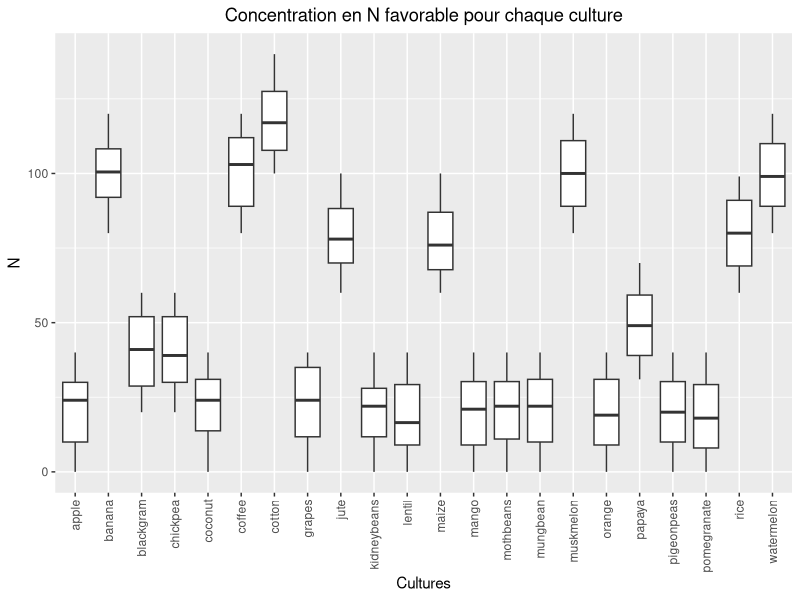
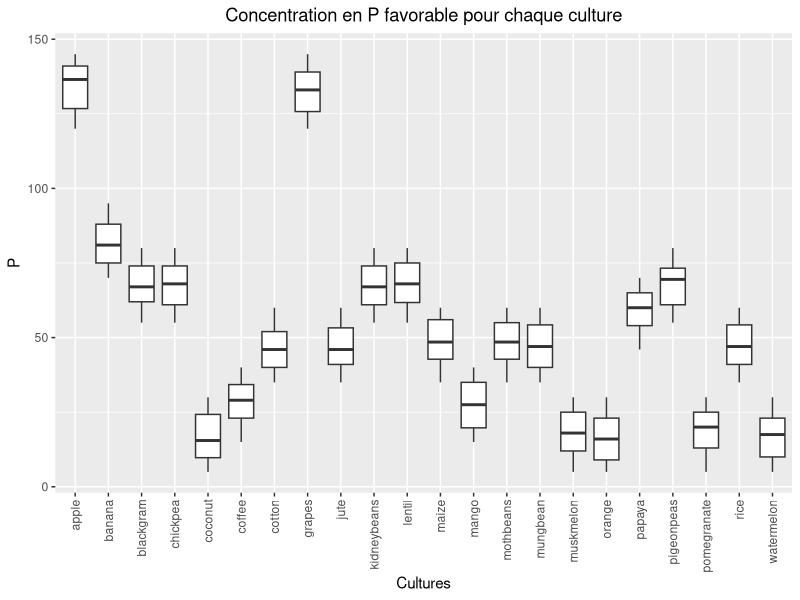
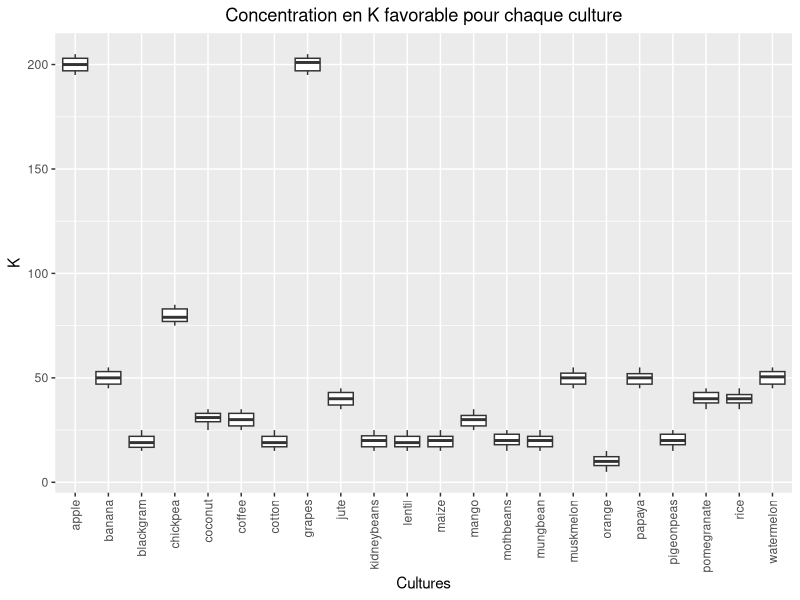
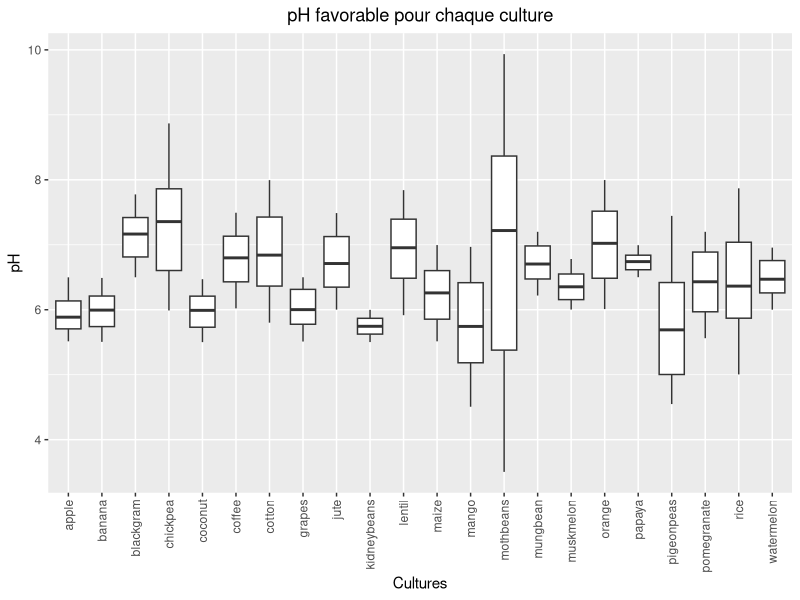
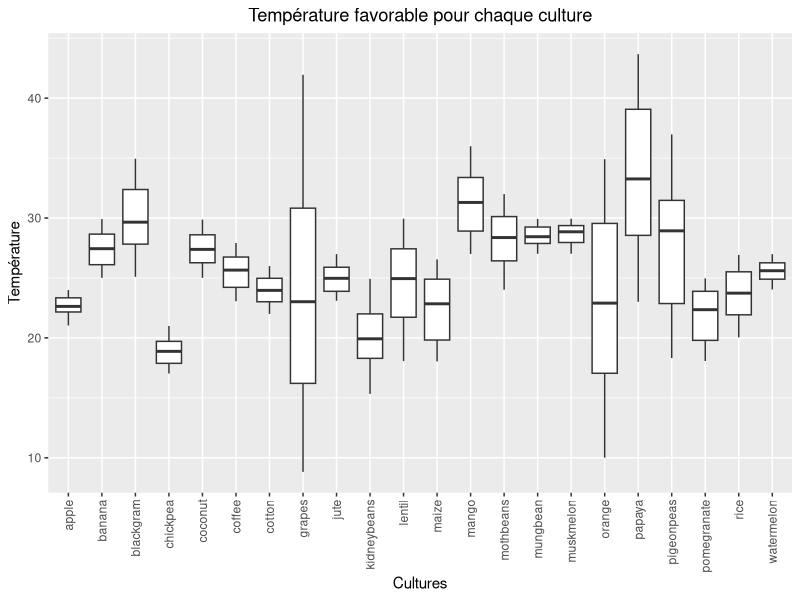
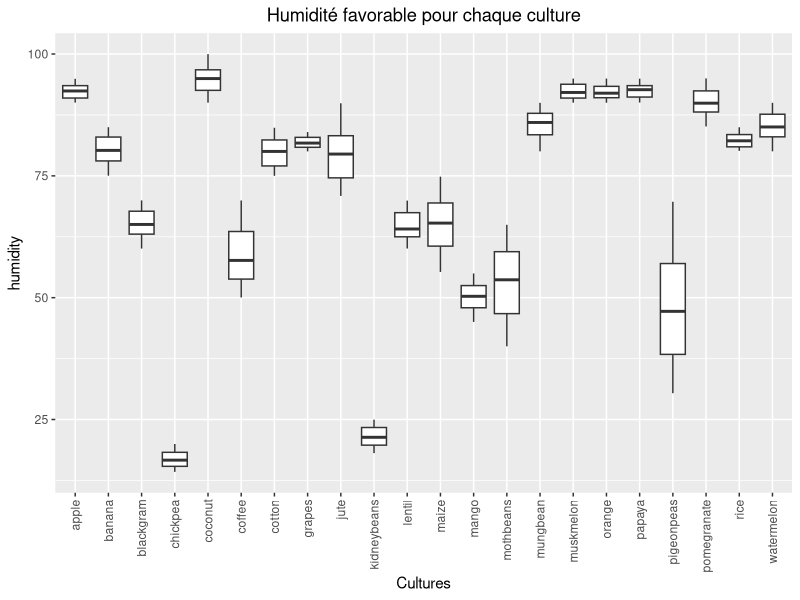
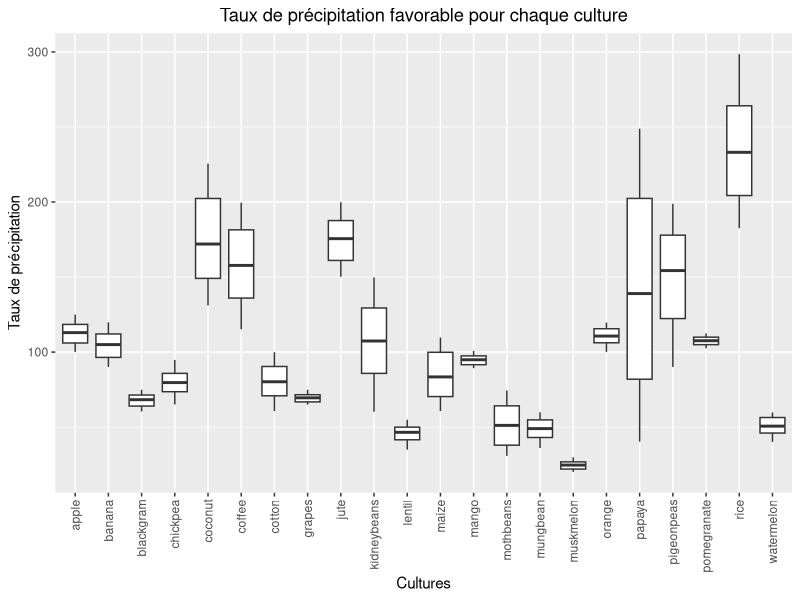
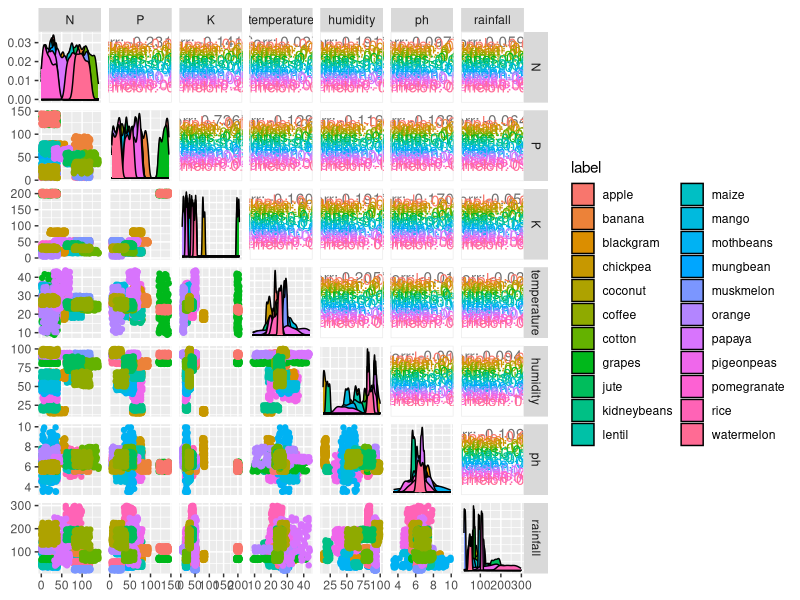

Here is the R script that generated these plots, in order: (Note: this script raises an error after producing the figures.)
## ---- chunk 1
dta <- read.table('Crop_recommendation.csv', sep = ';', header = TRUE, stringsAsFactors = TRUE)
summary(dta)
## ---- chunk 2
library(ggplot2)

ggplot(dta, aes(x = label, y = N)) +
  geom_boxplot() +
  theme(axis.text.x = element_text(angle = 90, vjust = 0.5, hjust=1)) +
  labs(title = "Concentration en N favorable pour chaque culture", x = "Cultures", y = "N") + 
  theme(plot.title = element_text(hjust = 0.5))

ggplot(dta, aes(x = label, y = P)) +
  geom_boxplot() +
  theme(axis.text.x = element_text(angle = 90, vjust = 0.5, hjust=1)) +
  labs(title = "Concentration en P favorable pour chaque culture", x = "Cultures", y = "P") + 
  theme(plot.title = element_text(hjust = 0.5))

ggplot(dta, aes(x = label, y = K)) +
  geom_boxplot() +
  theme(axis.text.x = element_text(angle = 90, vjust = 0.5, hjust=1)) +
  labs(title = "Concentration en K favorable pour chaque culture", x = "Cultures", y = "K") + 
  theme(plot.title = element_text(hjust = 0.5))

ggplot(dta, aes(x = label, y = ph)) +
  geom_boxplot() +
  theme(axis.text.x = element_text(angle = 90, vjust = 0.5, hjust=1)) +
  labs(title = "pH favorable pour chaque culture", x = "Cultures", y = "pH") + 
  theme(plot.title = element_text(hjust = 0.5))

ggplot(dta, aes(x = label, y = temperature)) +
  geom_boxplot() +
  theme(axis.text.x = element_text(angle = 90, vjust = 0.5, hjust=1)) +
  labs(title = "Température favorable pour chaque culture", x = "Cultures", y = "Température") +
  theme(plot.title = element_text(hjust = 0.5))

ggplot(dta, aes(x = label, y = humidity)) +
  geom_boxplot() +
  theme(axis.text.x = element_text(angle = 90, vjust = 0.5, hjust=1)) +
  labs(title = "Humidité favorable pour chaque culture", x = "Cultures", y = "humidity") +
  theme(plot.title = element_text(hjust = 0.5))

ggplot(dta, aes(x = label, y = rainfall)) +
  geom_boxplot() +
  theme(axis.text.x = element_text(angle = 90, vjust = 0.5, hjust=1)) +
  labs(title = "Taux de précipitation favorable pour chaque culture", x = "Cultures", y = "Taux de précipitation") +
  theme(plot.title = element_text(hjust = 0.5))
## ---- chunk 3
library(GGally)
p <- ggpairs(dta, columns = 1:7, 
             aes(color = label),     # Colorier par la variable label
             legend = 1)             # Activer la légende

# Ajouter la légende
p <- p + theme(legend.position = "right")  # Positionner la légende à droite

# Afficher le graphique avec légende
print(p)
## ---- chunk 4
require(FactoMineR)
resPCA2 <- PCA(dta[,-9], scale.unit = TRUE, quali.sup = 8)
plot(resPCA2,habillage=8,label="quali")
## ---- chunk 5
require(class)
require(caret)
trainIndex <- createDataPartition(dta$label, p = 0.75, list = FALSE)

data.train <- dta[trainIndex, ]
data.test <- dta[-trainIndex, ]

ctrl <- trainControl(method = "cv", number = 10) # 10-fold cross-validation

# Entraîner le modèle glm avec la validation croisée
glm_model <- train(label ~ ., data = data.train, method = "multinom", trControl = ctrl)

# Prédire
pred_glm <- predict(glm_model, newdata = data.test)

# Accuracy
conf_matrix <- confusionMatrix(pred_glm, data.test$label)
confusionMatrix(pred_glm, data.test$label)
accuracy <- conf_matrix$overall['Accuracy']
print(paste("Accuracy: ", accuracy))
## ---- chunk 6
# Obtenir l'importance des variables
importance <- varImp(glm_model, scale = FALSE)
print(importance)

## ---- chunk 7
library(nnet)
# choix du meilleur modèle
multinom_model <- multinom(label ~ ., data = data.train)

# Appliquer la sélection pas à pas avec step()
step_model <- step(multinom_model, direction = "both")

# Afficher un résumé du modèle final après la sélection
summary(step_model)

## ---- chunk 8

# Entraîner le nouveau modèle glm avec la validation croisée
glm_model_final <- train(label ~ P + K + humidity + rainfall, data = data.train, method = "multinom", trControl = ctrl)

# Prédire
pred_glm <- predict(glm_model_final, newdata = data.test)

# Accuracy
conf_matrix <- confusionMatrix(pred_glm, data.test$label)
confusionMatrix(pred_glm, data.test$label)
accuracy <- conf_matrix$overall['Accuracy']
print(paste("Accuracy: ", accuracy))

## ---- chunk 9
tuneGrid <- expand.grid(k = 1:20)

# Entraîner le modèle Knn avec la validation croisée
knn_model <- train(label ~ .,
                   data = data.train, 
                   method = "knn", 
                   tuneGrid = tuneGrid, ## test les valeurs de k de 1 à 20
                   trControl = ctrl)

# Meilleur k trouvé
best_k <- knn_model$bestTune
print(best_k)

# Prédire avec le meilleur modèle
pred_knn <- predict(knn_model, newdata = data.test)

# Accuracy
conf_matrix <- confusionMatrix(pred_knn, data.test$label)
confusionMatrix(pred_knn, data.test$label)
accuracy <- conf_matrix$overall['Accuracy']
accuracy
## ---- chunk 10
library (FactoMineR)

res_PCA <- PCA(dta[,-8], scale.unit = TRUE)

res_HCPC <- HCPC(res_PCA, nb.clust = 3) ## 3 clusters

dta2 <- dta
dta2$clust <- res_HCPC$data.clust$clust
table_clusters_label <- table(dta2$label, dta2$clust)
print(table_clusters_label)
## Cluster 1 = Banana, Coconut, Coffee, Cotton, Jute, Maize, Muskmelon, Orange, Papaya, Pomegrade, Rice, Watermelon
## Cluster 2 = Blackgram, Chickpea, Kidneybeans, Lentil, Mango, Mothbeans, Mungbean, Pigeonpeas
## Cluster 3 = Apple, Grapes

res_HCPC$desc.var$quanti$`1`
res_HCPC$desc.var$quanti$`2`
res_HCPC$desc.var$quanti$`3` 

resPCA2 <- PCA(dta[,-9], scale.unit = TRUE, quali.sup = 8)
plot(resPCA2,habillage=8,label="quali")
## ---- chunk 11
# Modèle de régression logistique

cultures_similaires <- c("coffee", "cotton", "maize", "rice", "jute")

filtered_test_data <- data.test[data.test$label %in% cultures_similaires, ]
filtered_test_data <- droplevels(filtered_test_data)

# Prédiction avec le sous-ensemble de culture
pred_glm_filtered <- predict(glm_model, newdata = filtered_test_data)

# Matrice de confusion et accuracy
pred_glm_filtered <- factor(pred_glm_filtered, levels = levels(filtered_test_data$label))
conf_matrix_filtered <- confusionMatrix(pred_glm_filtered, filtered_test_data$label)
print(conf_matrix_filtered)
accuracy_filtered <- conf_matrix_filtered$overall['Accuracy']

## avec le nouveau modèle

# Prédiction avec le sous-ensemble de culture
pred_glm_filtered <- predict(glm_model_final, newdata = filtered_test_data)

# Matrice de confusion et accuracy
pred_glm_filtered <- factor(pred_glm_filtered, levels = levels(filtered_test_data$label))
conf_matrix_filtered <- confusionMatrix(pred_glm_filtered, filtered_test_data$label)
print(conf_matrix_filtered)
accuracy_filtered <- conf_matrix_filtered$overall['Accuracy']
accuracy_filtered

## ---- chunk 12

# Modèle KNN

cultures_similaires <- c("coffee", "cotton", "maize", "rice", "jute")

filtered_test_data <- data.test[data.test$label %in% cultures_similaires, ]
filtered_test_data <- droplevels(filtered_test_data)

# Prédiction avec le sous-ensemble de culture
pred_knn_filtered <- predict(knn_model, newdata = filtered_test_data)

# Matrice de confusion et accuracy
pred_knn_filtered <- factor(pred_knn_filtered, levels = levels(filtered_test_data$label))
conf_matrix_filtered <- confusionMatrix(pred_knn_filtered, filtered_test_data$label)
print(conf_matrix_filtered)
accuracy_filtered <- conf_matrix_filtered$overall['Accuracy']

# Modèle Random Forest sur python
## ---- chunk 13
# Modèle de régression logistique

cultures_similaires <- c("banana", "lentil", "apple", "mango", "chickpea")

filtered_test_data <- data.test[data.test$label %in% cultures_similaires, ]
filtered_test_data <- droplevels(filtered_test_data)

# Prédiction avec le sous-ensemble de culture
pred_glm_filtered <- predict(glm_model, newdata = filtered_test_data)

# Matrice de confusion et accuracy
pred_glm_filtered <- factor(pred_glm_filtered, levels = levels(filtered_test_data$label))
conf_matrix_filtered <- confusionMatrix(pred_glm_filtered, filtered_test_data$label)
print(conf_matrix_filtered)
accuracy_filtered <- conf_matrix_filtered$overall['Accuracy']

# Modèle KNN

cultures_similaires <- c("banana", "lentil", "apple", "mango", "chickpea")

filtered_test_data <- data.test[data.test$label %in% cultures_similaires, ]
filtered_test_data <- droplevels(filtered_test_data)

# Prédiction avec le sous-ensemble de culture
pred_knn_filtered <- predict(knn_model, newdata = filtered_test_data)

# Matrice de confusion et accuracy
pred_knn_filtered <- factor(pred_knn_filtered, levels = levels(filtered_test_data$label))
conf_matrix_filtered <- confusionMatrix(pred_knn_filtered, filtered_test_data$label)
print(conf_matrix_filtered)
accuracy_filtered <- conf_matrix_filtered$overall['Accuracy']

# Modèle Random Forest
